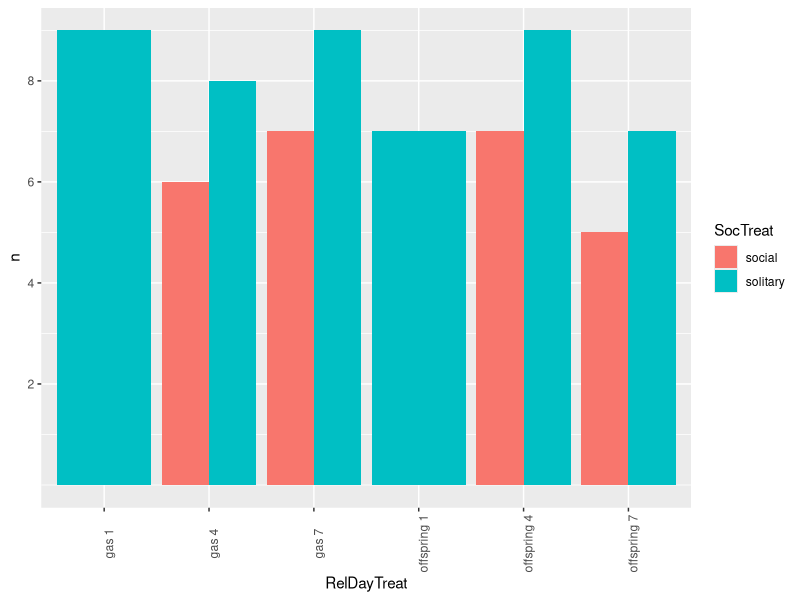

Write the R code that produced this figure.
## ---- chunk 1
knitr::opts_chunk$set(echo = TRUE)
## ---- chunk 2
library(tidyverse)
library(dplyr)
library(ggplot2)
## ---- chunk 3
allData <- read.csv("./data/experiment1data.csv", 
                    header = TRUE,
                    na.strings = c("", " ", "na", "NA"))
allData

# count number of rows in the dataframe for future reference
nallData <- nrow(allData)
## ---- chunk 4
cleanData <- allData[!is.na(allData$DaysTreat),]      # na days treatment
cleanData <- cleanData[!is.na(cleanData$RelTreat),]   # na relative treatment
cleanData <- cleanData[!is.na(cleanData$SocTreat),]   # na social treatment
cleanData <- cleanData[!is.na(cleanData$DateColl),]   # na collection date
cleanData

# count rows in cleaned dataset to compare to initial data
ncleanData <- nrow(cleanData)
print(paste(nallData - ncleanData, "out of", nallData, "bees have been removed due to NA values treatment and collection day, unreplicated collection dates, and experimental error/inconsistencies", sep = " "))
## ---- chunk 5
# add RelDayTreat column that combines RelTreat & DaysTreat
cleanData$RelDayTreat <- paste(cleanData$RelTreat, cleanData$DaysTreat)

# make RelDayTreat an ordered factor so I can see groups in order on plots
cleanData$RelDayTreat <- factor(cleanData$RelDayTreat, levels = c("gas 1",
                                                                  "gas 4", 
                                                                  "gas 7",
                                                                  "offspring 1",
                                                                  "offspring 4", 
                                                                  "offspring 7"))
## ---- chunk 6
cleanData$Pulled <- as.character(cleanData$Pulled)           # make pulled date a character first (was previously integer)
cleanData$Pulled <- as.Date(cleanData$Pulled, "%Y%m%d")      # then convert pulled to date

cleanData$DateColl <- as.character(cleanData$DateColl)       # make collection date a character first (was previously integer)
cleanData$DateColl <- as.Date(cleanData$DateColl, "%Y%m%d")  # then convert to date

cleanData$FirstOffEcl <- as.character(cleanData$FirstOffEcl)       # make mate date a character first (was previously integer)
cleanData$FirstOffEcl <- as.Date(cleanData$FirstOffEcl, "%Y%m%d")  # then convert to date
## ---- chunk 7
# count the number of samples in each treatment group
cleanSampleSizes <- cleanData %>% group_by(RelDayTreat, SocTreat) %>% tally()

# plot the number of samples in each treatment group
ggplot(cleanSampleSizes, aes(x = RelDayTreat, y = n, fill = SocTreat)) +
  geom_bar(stat = "identity", position = position_dodge()) + 
  theme(axis.text.x = element_text(angle = 90)) +
  scale_y_continuous(breaks = c(2, 4, 6, 8, 10))

# if there is an NA treatment group on the x axis, that means not all treatment groups were included in the factor list in the previous chunk
cleanData

## ---- chunk 8
# make a new column with wing averages to approximate size
for (i in 1:nrow(cleanData)) {
  cleanData$WingAvg[i] <- mean(c(cleanData$Wing1[i], cleanData$Wing2[i]), na.rm = TRUE) }

# make a new column with queen age
cleanData$QueenAge <- cleanData$DateColl - cleanData$Pulled  # date collected - date pulled = queen age at collection
cleanData

# change early queen nEggs from NA to 0 (left blank on datasheet imported as NA, but really they should be 0)
for (i in 1:nrow(cleanData)) {
  if (cleanData$RelTreat[i] == "gas" & is.na(cleanData$nEggs[i])) {
    cleanData$nEggs[i] <- 0
  }
}

# make a new column with total number of offspring
for (i in 1:nrow(cleanData)) {
  cleanData$nOffspring[i] <- sum(cleanData$nEggs[i],
                                 cleanData$HealthyLarv[i],
                                 cleanData$BlacLarv[i],
                                 cleanData$PrePupae[i],
                                 cleanData$Pupae[i],
                                 cleanData$nMale[i],
                                 na.rm = TRUE)
}
## ---- chunk 9
# export cleanData file to working directory
write.csv(cleanData, file = "clean1.csv")
cleanData
## ---- chunk 10
# look only at late queens
lateData <- cleanData[cleanData$RelTreat == "offspring",]

# make date variables dates
lateData$Pulled <- as.Date(lateData$Pulled, "%Y-%m-%d")
lateData$FirstOffEcl <- as.Date(lateData$FirstOffEcl, "%Y-%m-%d")
lateData$DateColl <- as.Date(lateData$DateColl, "%Y-%m-%d")

# date of first offspring - date pulled = queen age at first offsrping
lateData$queenAgeOff <- lateData$FirstOffEcl - lateData$Pulled

# date of collection - date pulled = queen age at collection
lateData$queenAgeColl <- lateData$DateColl - lateData$Pulled

# maximum & minimum ages at eclosion
maxAge <- max(lateData$queenAgeOff, na.rm = TRUE)
print(paste("The oldest queen was", maxAge, "days old at the time of offspring eclosion.", sep = " "))
minAge <- min(lateData$queenAgeOff, na.rm = TRUE)
print(paste("The youngest queen was", minAge, "days old at the time of offspring eclosion.", sep = " "))

# maximum & minimum ages at collection
maxAge <- max(lateData$queenAgeColl, na.rm = TRUE)
print(paste("The oldest queen was", maxAge, "days old at the time of colleciton.", sep = " "))
minAge <- min(lateData$queenAgeColl, na.rm = TRUE)
print(paste("The youngest queen was", minAge, "days old at the time of collection.", sep = " "))
